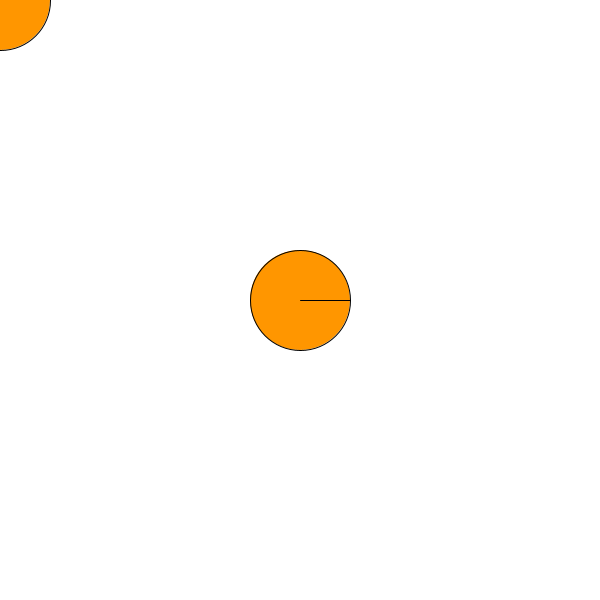
Frame 1 (no input)
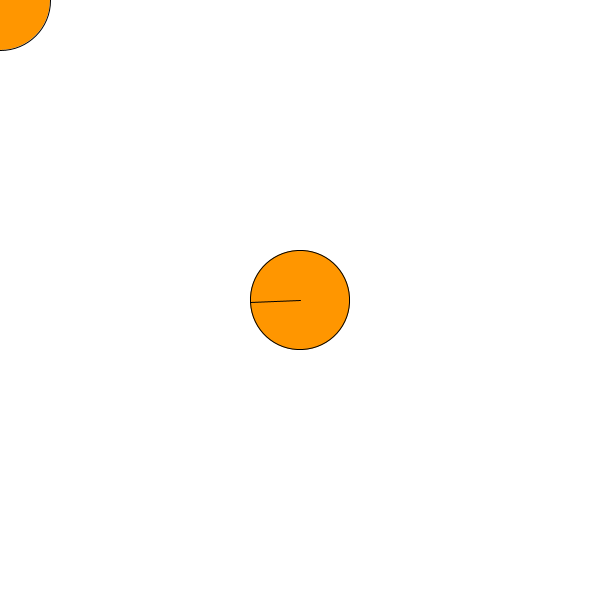
Frame 60 (the mouse pressed at the canvas centre just before this capture)
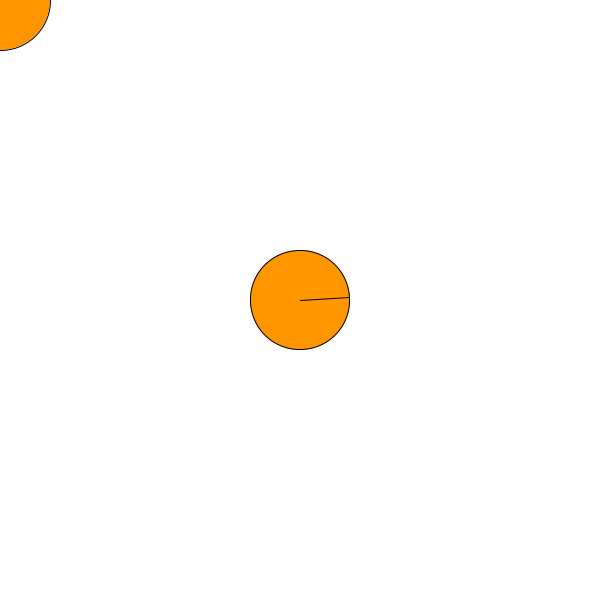
Frame 120 (the mouse held since frame 60 and released just before this capture)

The Processing sketch that drew these frames (run headless with seeded random() and noise(); from frame 60 on, the mouse is pressed at the canvas centre):

// Processing sketch: PushPopMatrix
// ── PushPopMatrix.pde

/*
PUSH/POP MATRIX
Jeff Thompson | 2015 | www.jeffreythompson.org

Using pushMatrix() and popMatrix(), we can temporarily change
the coordinate system, letting us move the origin (0,0) point.

This is useful for drawing shapes onscreen at their x,y coordinates
and only think in terms of relative position onscreen.

FOR EXAMPLE, WHICH IS EASIER?
rect(ballX-15, ballY-15, 100,100);
rect(-15,-15, 100,100);

*/

float angle = 0;      // angle of rotation (note: in radians)

void setup() {
  size(600,600);
}

void draw() {
  background(255);
  
  // fill/stroke for circle
  fill(255,150,0);
  stroke(0);
  
  // move coordinate system!
  pushMatrix();                  // go into "local" mode
  translate(width/2, height/2);  // move to center of window
  rotate(angle);                 // rotate
  ellipse(0,0, 100,100);         // note: center of screen is now 0,0!
  line(0,0, 50,0);               // draw a line so we can see rotation
  popMatrix();                   // exit "local" mode
  
  // 0,0 is now the top left again!
  ellipse(0,0, 100,100);
  
  // update rotation angle
  angle += radians(3);           // convert degrees (0-360) to radians (0-TWO_PI)
}
  
  
  
  
  
  
  
  
  
  
  
